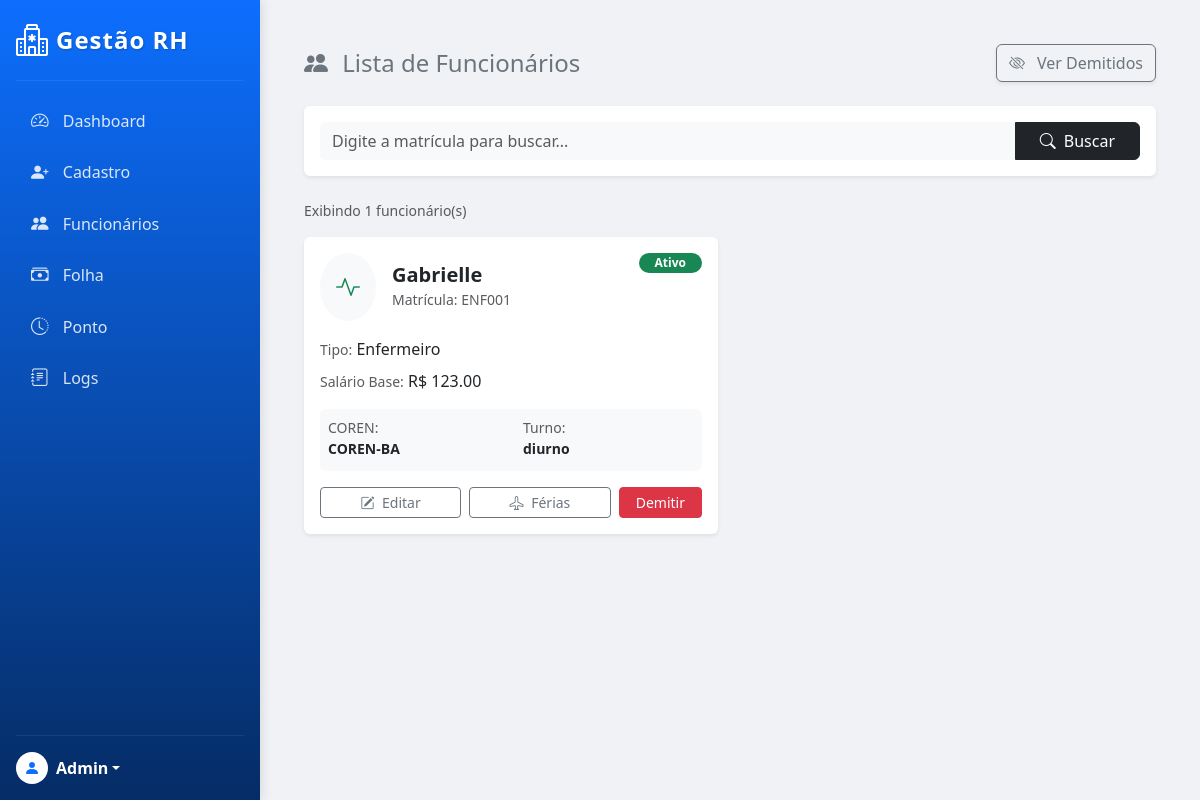
The app's page /funcionarios (signed in), older data.
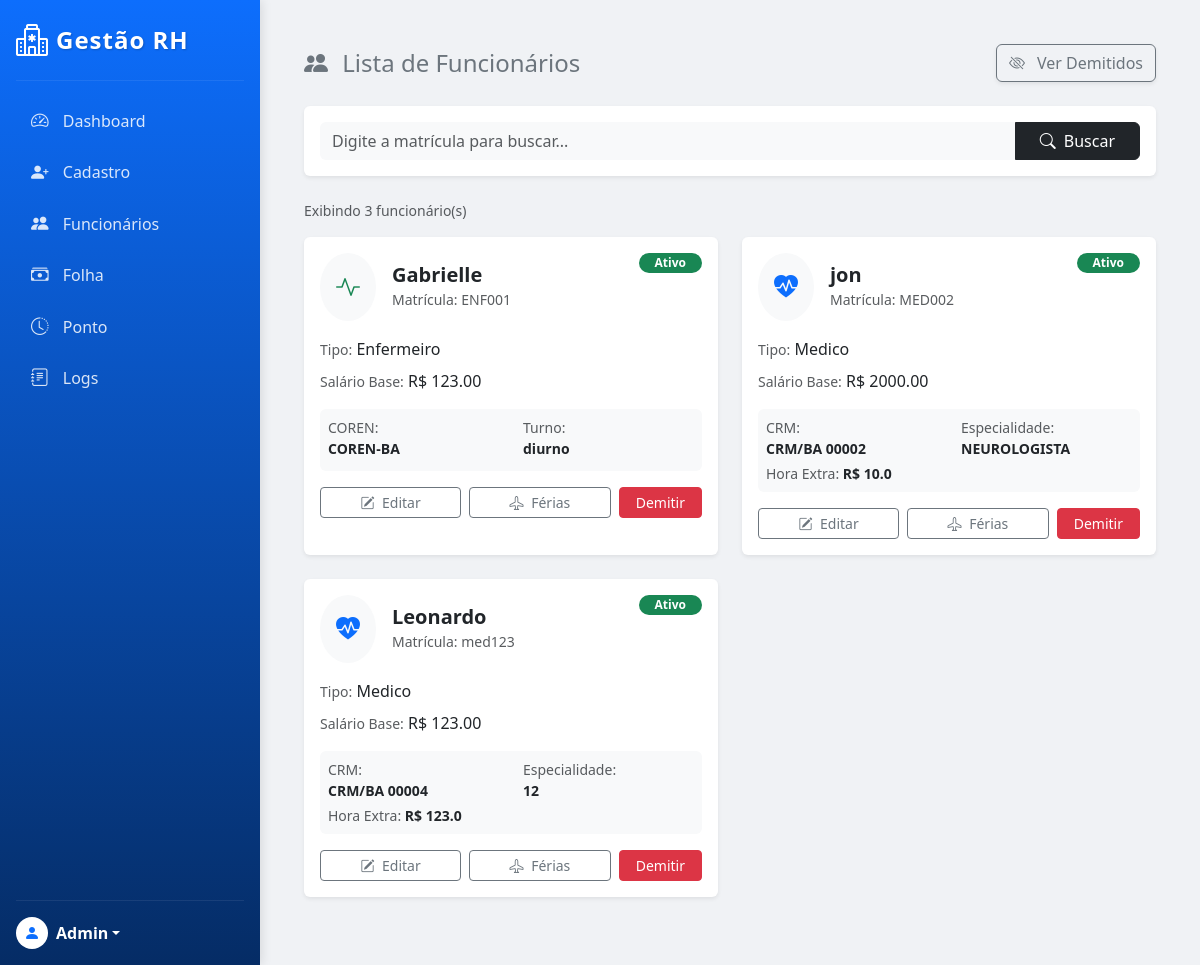
The same page, newer data.
### enfermeiro.py (models this page shows, shortened)
class Enfermeiro(Funcionario):
    __tablename__ = 'enfermeiros'
    id = db.Column(db.Integer, db.ForeignKey('funcionarios.id'), primary_key=True)
    coren = db.Column(db.String(20))
    turno = db.Column(db.String(20))
    adicional_noturno = db.Column(db.Float)
    __mapper_args__ = {
        'polymorphic_identity': 'enfermeiro',
    }

### funcionario.py (models this page shows, shortened)
class Funcionario(db.Model):
    __tablename__ = 'funcionarios' # Nome da tabela
    id = db.Column(db.Integer, primary_key=True)
    matricula = db.Column(db.String(20), unique=True, nullable=False)
    nome = db.Column(db.String(100), nullable=False)
    cpf = db.Column(db.String(14), nullable=False)
    salario_base = db.Column(db.Float, nullable=False)
    esta_ativo = db.Column(db.Boolean, default=True)
    em_ferias = db.Column(db.Boolean, default=False)
    tipo_func = db.Column(db.String(50))
    __mapper_args__ = {
        'polymorphic_identity': 'funcionario',
        'polymorphic_on': tipo_func
    }

### medico.py (models this page shows, shortened)
class Medico(Funcionario):
    __tablename__ = 'medicos'
    id = db.Column(db.Integer, db.ForeignKey('funcionarios.id'), primary_key=True)
    crm = db.Column(db.String(20))
    especialidade = db.Column(db.String(50))
    valor_hora_extra = db.Column(db.Float)
    __mapper_args__ = {
        'polymorphic_identity': 'medico',
    }

### app.py (the view)
@app.route('/funcionarios')
def funcionarios():
    if session.get('permissao') != 'admin':
        return redirect('/')
    status_filtro = request.args.get('ver')
    if status_filtro == 'demitidos':
        lista = Funcionario.query.filter_by(esta_ativo=False).all()
        titulo = "Funcionários Demitidos"
    else:
        lista = Funcionario.query.filter_by(esta_ativo=True).all()
        titulo = "Lista de Funcionários"
    return render_template('funcionarios.html', funcionarios=lista, filtro_atual=status_filtro, titulo_pagina=titulo)

### templates/funcionarios.html (shortened to what the changed rows need)
{% extends 'base.html' %}
{% block conteudo %}
<div class="container-fluid p-4">
    <div class="d-flex justify-content-between align-items-center mb-4">
        <h4 class="text-secondary mb-0">
        </h4>
        {% if filtro_atual == 'demitidos' %}
            <a href="/funcionarios" class="btn btn-outline-primary shadow-sm">
                <i class="bi bi-eye me-2"></i> Ver Ativos
            </a>
        {% else %}
            <a href="/funcionarios?ver=demitidos" class="btn btn-outline-secondary shadow-sm">
            </a>
        {% endif %}
    </div>
    <div class="bg-white p-3 rounded shadow-sm mb-4">
        <div class="input-group">
        </div>
    </div>
    <small class="text-muted d-block mb-3">Exibindo {{ funcionarios|length }} funcionário(s)</small>
    <div class="row">
        {% for func in funcionarios %}
        <div class="col-xl-6 col-md-12 mb-4">
            <div class="card border-0 shadow-sm h-100">
                <div class="card-body">
                    <div class="d-flex justify-content-between align-items-start mb-3">
                        <div class="d-flex align-items-center">
                            <div class="rounded-circle bg-light p-3 me-3
                                {% if func.tipo_func == 'medico' %} text-primary
                                {% elif func.tipo_func == 'enfermeiro' %} text-success
                                {% else %} text-warning {% endif %}">
                                {% if func.tipo_func == 'medico' %} <i class="bi bi-heart-pulse-fill fs-4"></i>
                                {% elif func.tipo_func == 'enfermeiro' %} <i class="bi bi-activity fs-4"></i>
                                {% else %} <i class="bi bi-briefcase-fill fs-4"></i>
                                {% endif %}
                            </div>
                            <div>
                                <h5 class="card-title mb-0 fw-bold">{{ func.nome }}</h5>
                                <small class="text-muted">Matrícula: {{ func.matricula }}</small>
                            </div>
                        </div>
                        {% if not func.esta_ativo %}
                            <span class="badge bg-danger rounded-pill px-3">Inativo</span>
                        {% elif func.em_ferias %}
                            <span class="badge bg-warning text-dark rounded-pill px-3">Em Férias</span>
                        {% else %}
                            <span class="badge bg-success rounded-pill px-3">Ativo</span>
                        {% endif %}
                    </div>
                    <div class="row g-2 mb-3">
                        <div class="col-12">
                            <span class="text-muted small">Tipo:</span>
                            <span class="fw-medium">{{ func.tipo_func.capitalize() }}</span>
                        </div>
                        <div class="col-12">
                            <span class="text-muted small">Salário Base:</span>
                            <span class="fw-medium">R$ {{ "%.2f"|format(func.salario_base) }}</span>
                        </div>
                    </div>
                    <div class="bg-light p-2 rounded mb-3 small">
                        <div class="row">
                            {% if func.tipo_func == 'medico' %}
                                <div class="col-6 mb-1">
                                    <span class="text-muted">CRM:</span> <br> <strong>{{ func.crm }}</strong>
                                </div>
                                <div class="col-6 mb-1">
                                    <span class="text-muted">Especialidade:</span> <br> <strong>{{ func.especialidade }}</strong>
                                </div>
                                <div class="col-12">
                                    <span class="text-muted">Hora Extra:</span> <strong>R$ {{ func.valor_hora_extra }}</strong>
                                </div>
                            {% elif func.tipo_func == 'enfermeiro' %}
                                <div class="col-6 mb-1">
                                    <span class="text-muted">COREN:</span> <br> <strong>{{ func.coren }}</strong>
                                </div>
                                <div class="col-6 mb-1">
                                    <span class="text-muted">Turno:</span> <br> <strong>{{ func.turno }}</strong>
                                </div>
                            {% else %} <div class="col-12">
                                    <span class="text-muted">Cargo:</span> <br> <strong>{{ func.cargo }}</strong>
                                </div>
                            {% endif %}
                        </div>
                    </div>
                    <div class="d-flex gap-2">
                        <a href="/editar/{{ func.id }}" class="btn btn-outline-secondary btn-sm flex-grow-1">
                            <i class="bi bi-pencil-square me-1"></i> Editar
                        </a>
                        {% if func.esta_ativo %}
                            <form action="/ferias/{{ func.id }}" method="POST" style="display:inline;" class="flex-grow-1">
                                {% if func.em_ferias %}
                                    <button type="submit" class="btn btn-warning btn-sm w-100">
                                        <i class="bi bi-briefcase me-1"></i> Voltar
                                    </button>
                                {% else %}
                                    <button type="submit" class="btn btn-outline-secondary btn-sm w-100">
                                        <i class="bi bi-airplane me-1"></i> Férias
                                    </button>
                                {% endif %}
                            </form>
                        {% endif %}
                        {% if func.esta_ativo %}
                            <form action="/demitir/{{ func.id }}" method="POST" style="display:inline;">
                                <button type="submit" class="btn btn-danger btn-sm px-3" onclick="return confirm('Tem certeza que deseja demitir este funcionário?')">
                                    Demitir
                                </button>
                            </form>
                        {% else %}
                            <button class="btn btn-secondary btn-sm px-3" disabled>Inativo</button>
                        {% endif %}
                    </div>
                </div>
            </div>
        </div>
        {% endfor %}
    </div> </div>
{% endblock %}

Row changes from the older to the newer data that the page shows:
added Medico: nome "jon", matricula "MED002", tipo_func "Medico", crm "CRM/BA 00002", especialidade "NEUROLOGISTA", valor_hora_extra "10.0"
added Funcionario: salario_base "2000.00"
added Medico: nome "Leonardo", matricula "med123", tipo_func "Medico", crm "CRM/BA 00004", especialidade "12", valor_hora_extra "123.0"
added Funcionario: salario_base "123.00"
Text that changed along with them:
{{ funcionarios|length }}: "1" → "3"
